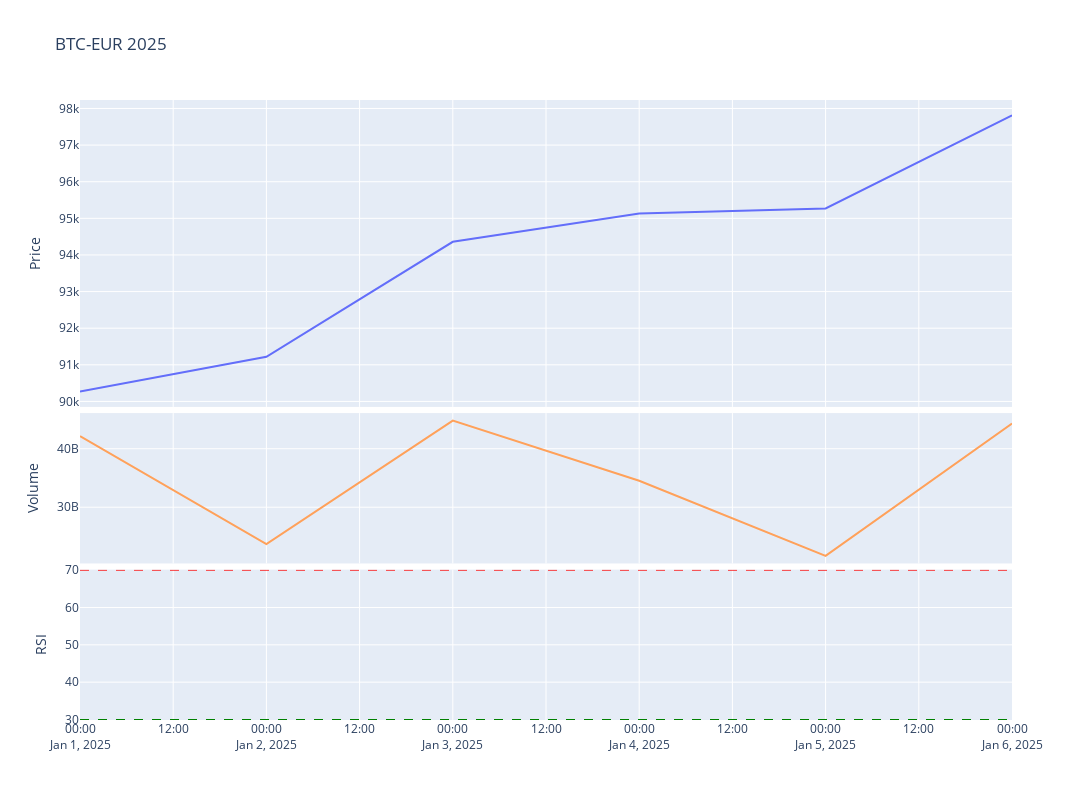

Notebook cell for this chart:
### Code cell
# Plot the adjusted close price
fig = make_subplots(rows=4, cols=1,shared_xaxes=True,vertical_spacing=0.01,specs=[[{'rowspan':2,'colspan':1}],[None],[{'rowspan':1,'colspan':1}],[{'rowspan':1,'colspan':1}]])

# Graph (1,1)
fig.add_trace(go.Scatter(x=stock_ticker['Adj Close'].loc[year].index,y=stock_ticker['Adj Close'].loc[year],mode="lines",name=f'{ticker}'),row=1,col=1)
fig.add_trace(go.Scatter(x=stock_ticker['BB_Lower'].loc[year].index,y=stock_ticker['BB_Lower'].loc[year],mode="lines",name='BB_Lower'),row=1,col=1)
fig.add_trace(go.Scatter(x=stock_ticker['BB_Upper'].loc[year].index,y=stock_ticker['BB_Upper'].loc[year],mode="lines",name='BB_Upper'),row=1,col=1)
fig.add_trace(go.Scatter(x=stock_ticker['MMA20'].loc[year].index,y=stock_ticker['MMA20'].loc[year],mode="lines",name='MMA20'),row=1,col=1)
# Update xaxis properties
fig.update_yaxes(title_text="Price", row=1, col=1)

# Graph (3,1)
fig.add_trace(go.Scatter(x=stock_ticker['Volume'].loc[year].index,y=stock_ticker['Volume'].loc[year],mode="lines",name='Volume'),row=3, col=1)
fig.add_trace(go.Scatter(x=stock_ticker['Volume'].loc[year].index,y=stock_ticker['Volume'].loc[year].rolling(20).mean(),mode="lines",name='MMA20'),row=3,col=1)
fig.update_yaxes(title_text="Volume", row=3, col=1)

# Graph (4,1)
fig.add_trace(go.Scatter(x=stock_ticker['RSI'].loc[year].index,y=stock_ticker['RSI'].loc[year],mode="lines",name='RSI'),row=4, col=1)
fig.add_hline(y=30, line_width=1, line_dash="dash", line_color="green",row=4,col=1)
fig.add_hline(y=70, line_width=1, line_dash="dash", line_color="red",row=4,col=1)
fig.update_yaxes(title_text="RSI", row=4, col=1)

fig.update_layout(height=800, width=1300,showlegend=False,title=f"{ticker} {year}")

fig.show()

### Figure 1 — Plotly figure (JSON) as saved in the notebook; plotly's stock layout.template omitted (floating-point values rounded to 4 significant figures)
{"data": [{"mode": "lines", "name": "BTC-EUR", "type": "scatter", "x": ["2025-01-01T00:00:00", "2025-01-02T00:00:00", "2025-01-03T00:00:00", "2025-01-04T00:00:00", "2025-01-05T00:00:00", "2025-01-06T00:00:00"], "xaxis": "x", "y": [90270.0, 91220.0, 94359, 95130.0, 95270.0, 97810.0], "yaxis": "y"}, {"mode": "lines", "name": "BB_Lower", "type": "scatter", "x": ["2025-01-01T00:00:00", "2025-01-02T00:00:00", "2025-01-03T00:00:00", "2025-01-04T00:00:00", "2025-01-05T00:00:00", "2025-01-06T00:00:00"], "xaxis": "x", "y": [null, null, null, null, null, null], "yaxis": "y"}, {"mode": "lines", "name": "BB_Upper", "type": "scatter", "x": ["2025-01-01T00:00:00", "2025-01-02T00:00:00", "2025-01-03T00:00:00", "2025-01-04T00:00:00", "2025-01-05T00:00:00", "2025-01-06T00:00:00"], "xaxis": "x", "y": [null, null, null, null, null, null], "yaxis": "y"}, {"mode": "lines", "name": "MMA20", "type": "scatter", "x": ["2025-01-01T00:00:00", "2025-01-02T00:00:00", "2025-01-03T00:00:00", "2025-01-04T00:00:00", "2025-01-05T00:00:00", "2025-01-06T00:00:00"], "xaxis": "x", "y": [null, null, null, null, null, null], "yaxis": "y"}, {"mode": "lines", "name": "Volume", "type": "scatter", "x": ["2025-01-01T00:00:00", "2025-01-02T00:00:00", "2025-01-03T00:00:00", "2025-01-04T00:00:00", "2025-01-05T00:00:00", "2025-01-06T00:00:00"], "xaxis": "x2", "y": [42149923855, 23688762764, 44809128866, 34532259176, 21667660230, 44319547392], "yaxis": "y2"}, {"mode": "lines", "name": "MMA20", "type": "scatter", "x": ["2025-01-01T00:00:00", "2025-01-02T00:00:00", "2025-01-03T00:00:00", "2025-01-04T00:00:00", "2025-01-05T00:00:00", "2025-01-06T00:00:00"], "xaxis": "x2", "y": [null, null, null, null, null, null], "yaxis": "y2"}, {"mode": "lines", "name": "RSI", "type": "scatter", "x": ["2025-01-01T00:00:00", "2025-01-02T00:00:00", "2025-01-03T00:00:00", "2025-01-04T00:00:00", "2025-01-05T00:00:00", "2025-01-06T00:00:00"], "xaxis": "x3", "y": [null, null, null, null, null, null], "yaxis": "y3"}], "layout": {"height": 800, "shapes": [{"line": {"color": "green", "dash": "dash", "width": 1}, "type": "line", "x0": 0, "x1": 1, "xref": "x3 domain", "y0": 30, "y1": 30, "yref": "y3"}, {"line": {"color": "red", "dash": "dash", "width": 1}, "type": "line", "x0": 0, "x1": 1, "xref": "x3 domain", "y0": 70, "y1": 70, "yref": "y3"}], "showlegend": false, "title": {"text": "BTC-EUR 2025"}, "width": 1300, "xaxis": {"anchor": "y", "domain": [0, 1], "matches": "x3", "showticklabels": false}, "xaxis2": {"anchor": "y2", "domain": [0, 1], "matches": "x3", "showticklabels": false}, "xaxis3": {"anchor": "y3", "domain": [0, 1]}, "yaxis": {"anchor": "x", "domain": [0.505, 1], "title": {"text": "Price"}}, "yaxis2": {"anchor": "x2", "domain": [0.2525, 0.495], "title": {"text": "Volume"}}, "yaxis3": {"anchor": "x3", "domain": [0, 0.2425], "title": {"text": "RSI"}}}}
